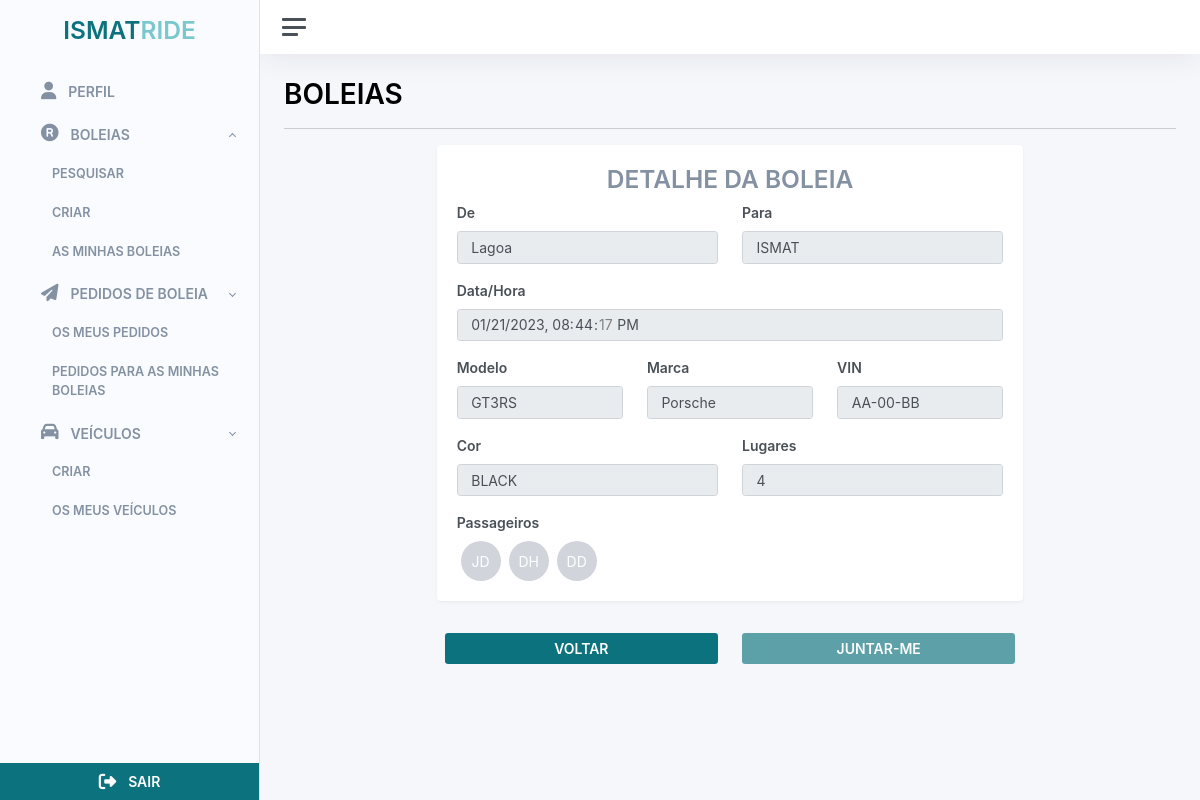
Page /rides/1 (signed in) on the committed database.
### src/rides/rides.py (models this page shows)
class Ride(db.Model):
    __tablename__ = 'ride'
    id = db.Column(db.Integer, primary_key=True)
    start_time = db.Column(db.DateTime)
    end_time = db.Column(db.DateTime)
    driver_id = db.Column('driver_id', db.ForeignKey('user.id'))
    driver = db.relationship('User', backref='ride')
    passengers = db.relationship('User', secondary=ride_passengers, backref='rides')
    vehicle_id = db.Column('vehicle_id', db.ForeignKey('vehicle.id'))
    vehicle = db.relationship('Vehicle', backref='ride')
    origin = db.Column(db.String(100))
    destiny = db.Column(db.String(100))
    seats = db.Column(db.Integer())
    cost = db.Column(db.Float, default=0.0)
    is_return_trip = db.Column(db.Boolean, default=False)
    createdAt = db.Column(db.DateTime, default=datetime.datetime.now)
    updatedAt = db.Column(db.DateTime, default=datetime.datetime.now)
    status_id = db.Column('status_id', db.ForeignKey('ride_status.id'))
    status = db.relationship('RideStatus', backref='ride')

### src/users/users.py (models this page shows, shortened)
class Model(db.Model):
	__tablename__ = 'model'
	id = db.Column(db.Integer, primary_key=True)
	name = db.Column(db.String(100))
	brand_id = db.Column('brand_id', db.ForeignKey('brand.id'))
	brand = db.relationship('Brand', backref='brand')

class Brand(db.Model):
	__tablename__ = 'brand'
	id = db.Column(db.Integer, primary_key=True)
	name = db.Column(db.String(100))

class Vehicle(db.Model):
	__tablename__ = 'vehicle'
	id = db.Column(db.Integer, primary_key=True)
	user_id = db.Column('user_id', db.ForeignKey('user.id'))
	user = db.relationship('User', backref='vehicle')
	license_plate = db.Column(db.String(20), unique=True)
	color = db.Column(db.String(20))
	seats = db.Column(db.Integer, default=0)
	is_deleted = db.Column(db.Boolean, default=False)
	createdAt = db.Column(db.DateTime, default=datetime.datetime.now)
	updatedAt = db.Column(db.DateTime, default=datetime.datetime.now)
	model_id = db.Column('model_id', db.ForeignKey('model.id'))
	model = db.relationship('Model', backref='vehicle')

class User(db.Model, UserMixin):
	id = db.Column(db.Integer, primary_key=True)
	email = db.Column(db.String(255), unique=True)
	password = db.Column(db.Unicode(80))
	username = db.Column(db.String(50))
	status = db.Column(db.String(20))
	first_name = db.Column(db.String(100))
	last_name = db.Column(db.String(100))
	student_number = db.Column(db.String(50))
	phone_number = db.Column(db.String(100))
	type = db.Column(db.String(20))
	def get_initials(self):
		first_name_initial = str.upper(self.first_name[0])
		last_name_initial = str.upper(self.last_name[0])
		return f'{first_name_initial}{last_name_initial}'

### src/rides/routes.py (the view)
@rides_bp.route('<id>', methods = [ 'GET' ])
@login_required
@student_required
def get_ride(id):
    ride = Ride.query.filter_by(id=id).first()
    time_format = "%Y-%d-%m %H:%M:%S"
    currentTime = datetime.datetime.strptime(datetime.datetime.now().strftime(time_format), time_format)
    if ride:
        passengers = list()
        is_joinable = bool(RideRequest.query.filter(RideRequest.user_id == current_user.id).filter(RideRequest.ride_id == ride.id).filter(RideRequest.ride_request_state_id == 2).first())
        for passenger in ride.passengers:
            passengers.append(PassengerListDto(passenger.id, passenger.get_initials(), passenger.first_name,
            passenger.last_name, passenger.username, passenger.phone_number, passenger.email,
            passenger.student_number))
        response = RideDto(str(ride.id), ride.origin, ride.destiny,
            ride.start_time, ride.vehicle.model.name, ride.vehicle.model.brand.name, ride.vehicle.license_plate,
            ride.vehicle.color, ride.seats, passengers,  is_ride_joinable(currentTime,
            datetime.datetime.strptime(ride.start_time.strftime(time_format), time_format),
            ride.status.name, is_joinable))
        return render_template('rides/ride.html', ride = response)
    return url_for('rides.list_rides')

### src/extensions.py (called while the page is built)
def student_required(f):
    @wraps(f)
    def decorated_function(*args, **kwargs):
        if current_user.type != 'Student':
            return redirect(url_for('admin.list_users'))
        return f(*args, **kwargs)
    return decorated_function

### src/rides/routes.py (called while the page is built)
def is_ride_joinable(currentTime, rideTime, rideStatus, is_joinable):
    time_dif = (rideTime - currentTime) // timedelta(minutes=1)
    if rideStatus == "Activa":
        if time_dif > 30 and is_joinable is False:
            return 'True'
        return 'False'
    return 'False'

### src/templates/rides/ride.html (shortened to what this page needs)
{% extends 'base/base_client.html' %}  {% block container_title %} BOLEIAS {% endblock container_title %}  {% block content %}
<div class="container-fluid p-0">
  <div class="row justify-content-center">
    <div class="col-12 col-md-12 col-lg-8">
      <div class="card shadow">
        <div class="card-body">
          <div class="row justify-content-center align-items-center">
            <div class="col-12">
              <h2 class="text-center text-color fw-bold">DETALHE DA BOLEIA</h2>
            </div>
          </div>
          <div class="row">
            <div class="col-12 col-sm-6">
              <label class="form-label fw-bold">De</label>
              <div class="input-group mb-3">
                <input
                  type="text"
                  value="{{ride.starting_location}}"
                  class="form-control"
                  disabled
                />
              </div>
            </div>
            <div class="col-12 col-sm-6">
              <label class="form-label fw-bold">Para</label>
              <div class="input-group mb-3">
                <input
                  type="text"
                  value="{{ride.end_location}}"
                  class="form-control"
                  disabled
                />
              </div>
            </div>
            <div class="col-12">
              <label class="form-label fw-bold">Data/Hora</label>
              <div class="input-group mb-3">
                <input
                  value="{{ride.starting_date}}"
                  type="datetime-local"
                  class="form-control"
                  disabled
                />
              </div>
            </div>
            <div class="col-12 col-sm-4">
              <label class="form-label fw-bold">Modelo</label>
              <div class="input-group mb-3">
                <input
                  type="text"
                  value="{{ride.model}}"
                  class="form-control"
                  disabled
                />
              </div>
            </div>
            <div class="col-12 col-sm-4">
              <label class="form-label fw-bold">Marca</label>
              <div class="input-group mb-3">
                <input
                  type="text"
                  value="{{ride.brand}}"
                  class="form-control"
                  disabled
                />
              </div>
            </div>
            <div class="col-12 col-sm-4">
              <label class="form-label fw-bold">VIN</label>
              <div class="input-group mb-3">
                <input
                  type="text"
                  value="{{ride.vin}}"
                  class="form-control"
                  disabled
                />
              </div>
            </div>
            <div class="col-12 col-sm-6">
              <label class="form-label fw-bold">Cor</label>
              <div class="input-group mb-3">
                <input
                  type="text"
                  value="{{ride.color}}"
                  class="form-control"
                  disabled
                />
              </div>
            </div>
            <div class="col-12 col-sm-6">
              <label class="form-label fw-bold">Lugares</label>
              <div class="input-group mb-3">
                <input
                  type="text"
                  value="{{ride.total_places}}"
                  class="form-control"
                  disabled
                />
              </div>
            </div>
            <div class="col-12 col-sm-12">
              <label class="form-label fw-bold">Passageiros</label>
              <div class="d-flex align-items-center">
                {% if ride.passengers.__len__() == 0 %}
                <span class="fw-bold">DE MOMENTO NÃO TEMOS PASSAGEIROS!</span>
                {% elif ride.passengers.__len__() != 0 %}
                <div class="row ps-3">
                  {% for passenger in ride.passengers %}
                  <div
                    style="cursor: pointer"
                    data-bs-toggle="modal"
                    data-bs-target="#userDetail{{passenger.id}}"
                    class="col p-0 me-2"
                  >
                    <span class="initial-avatar-rounded text-end"
                      >{{passenger.initials}}</span
                    >
                  </div>
                  {% endfor %}
                </div>
                {% endif %}
              </div>
            </div>
          </div>
        </div>
      </div>
    </div>
    <div class="row justify-content-center align-items-center">
      <div class="col-12 col-sm-5 col-md-4 mt-2">
        <form action="list" method="GET">
          <button
            type="submit"
            class="btn {% if ride.is_joinable == 'False' %}btn-primary{% endif %} {% if ride.is_joinable == 'True' %}btn-secondary{% endif %} w-100"
          >
            <span class="fw-bold">VOLTAR</span>
          </button>
        </form>
      </div>
      <div class="col-12 col-sm-5 col-md-4 mt-2">
        <button
          class="btn btn-primary w-100 {% if ride.is_joinable == 'False' %}disabled{% endif %}"
          data-bs-toggle="modal"
          data-bs-target="#joinride{{ride.id}}"
        >
          <span class="fw-bold">JUNTAR-ME</span>
        </button>
      </div>
    </div>
  </div>
</div>
{% endblock content %}

### src/templates/base/base_client.html (shortened to what this page needs)
<!DOCTYPE html>
<html lang="en">
  <head>
    <link
      rel="stylesheet"
      type="text/css"
      href="{{ url_for('static',filename='styles/global.css') }}"
    />
    <link
      rel="stylesheet"
      type="text/css"
      href="{{ url_for('static',filename='styles/adminkit.css') }}"
    />
  </head>
  <body>
    <div class="wrapper">
      <nav id="sidebar" class="sidebar shadow js-sidebar">
        <div class="sidebar-content border-end border-black js-simplebar">
          <h2 class="fw-bold p-3 text-center">
            <span class="primary-color" style="cursor: pointer"
              >ISMAT<span class="secondary-color">RIDE</span></span
            >
          </h2>
          <ul class="sidebar-nav">
            <li class="sidebar-item">
              <a
                class="sidebar-link"
                type="button"
                data-bs-toggle="modal"
                data-bs-target="#editProfile"
              >
                <span class="align-middle fw-bold"> PERFIL</span>
              </a>
            </li>
            <li class="sidebar-item">
              <a
                class="sidebar-link"
                data-bs-target="#rides"
                data-bs-toggle="collapse"
              >
                <span class="align-middle fw-bold">BOLEIAS</span>
              </a>
              <ul
                id="rides"
                class="sidebar-dropdown list-unstyled collapse show"
                data-bs-parent="#sidebar"
              >
                <li class="sidebar-item">
                  <a
                    class="sidebar-link fw-bold"
                    href="{{url_for('rides.list_rides')}}"
                    >PESQUISAR</a
                  >
                </li>
                <li class="sidebar-item">
                  <a
                    class="sidebar-link fw-bold"
                    type="button"
                    data-bs-toggle="modal"
                    data-bs-target="#createRideModal"
                    >CRIAR</a
                  >
                </li>
                <li class="sidebar-item">
                  <a class="sidebar-link fw-bold" href="../my-rides-page/"
                    >AS MINHAS BOLEIAS</a
                  >
                </li>
              </ul>
            </li>
            <li class="sidebar-item">
              <a
                class="sidebar-link collapsed"
                data-bs-target="#riderequests"
                data-bs-toggle="collapse"
              >
                <span class="align-middle fw-bold">PEDIDOS DE BOLEIA</span>
              </a>
              <ul
                id="riderequests"
                class="sidebar-dropdown list-unstyled collapse show"
                data-bs-parent="#sidebar"
              >
                <li class="sidebar-item">
                  <a
                    class="sidebar-link fw-bold"
                    href="{{url_for('ride_requests.my_requests_list')}}"
                    >OS MEUS PEDIDOS</a
                  >
                </li>
                <li class="sidebar-item">
                  <a
                    class="sidebar-link fw-bold"
                    href="{{url_for('ride_requests.my_ride_requests')}}"
                    >PEDIDOS PARA AS MINHAS BOLEIAS</a
                  >
                </li>
              </ul>
            </li>
            <li class="sidebar-item">
              <a
                class="sidebar-link collapsed"
                data-bs-target="#vehicles"
                data-bs-toggle="collapse"
              >
                <span class="align-middle fw-bold">VEÍCULOS</span>
              </a>
              <ul
                id="vehicles"
                class="sidebar-dropdown list-unstyled collapse show"
                data-bs-parent="#sidebar"
              >
                <li class="sidebar-item">
                  <a
                    class="sidebar-link fw-bold"
                    type="button"
                    data-bs-toggle="modal"
                    data-bs-target="#createVehicle"
                    >CRIAR</a
                  >
                </li>
                <li class="sidebar-item">
                  <a
                    href="{{ url_for('vehicles.vehicles_list') }}"
                    class="sidebar-link fw-bold"
                    >OS MEUS VEÍCULOS</a
                  >
                </li>
              </ul>
            </li>
          </ul>
          <div class="row w-100 m-0">
            <button
              onclick="logout()"
              class="btn btn-primary rounded-0 decoration-none p-2"
            >
              <span class="fw-bold">SAIR</span>
            </button>
          </div>
        </div>
      </nav>
      <div class="main">
        <nav class="navbar navbar-expand navbar-light navbar-bg">
          <a class="sidebar-toggle js-sidebar-toggle">
            <i class="hamburger align-self-center"></i>
          </a>
        </nav>
        <main class="content">
          <div class="container-fluid p-0">
            <h1 class="fw-bold secondary-text-color">
              {% block container_title %} {% endblock container_title %}
            </h1>
            <hr />
            {% block filters %} {% endblock filters %} {% block content %} {%
            endblock content %}
          </div>
        </main>
      </div>
    </div>
  </body>
</html>

### src/static/styles/global.css (style rules this page uses)
.initial-avatar-rounded { align-items: center; display: flex; justify-content: center; background-color: #d1d5db; color: #fff; border-radius: 50%; height: 2.5rem; width: 2.5rem; }
.primary-color { color: #0c727d !important; }
.secondary-color { color: #7ac7cd !important; }
.text-color { color: #8391a2 !important; }
.btn-primary { background-color: #0c727d !important; border: none !important; }
.sidebar-link { background-color: #fafbfe !important; }
.sidebar-link { color: #8391a2 !important; background-color: transparent !important; }
i { color: #6c757d; }
a { text-decoration: none !important; }
.wrapper, .main { background-color: #fafbfe; }

### rows in the picture
Ride: starting_location "Lagoa", end_location "ISMAT", starting_date "01/21/2023 20:44:17"
Model: model "GT3RS"
Brand: brand "Porsche"
Vehicle: vin "AA-00-BB", color "BLACK"
User: initials "JD"
User: initials "DH"
User: initials "DD"
